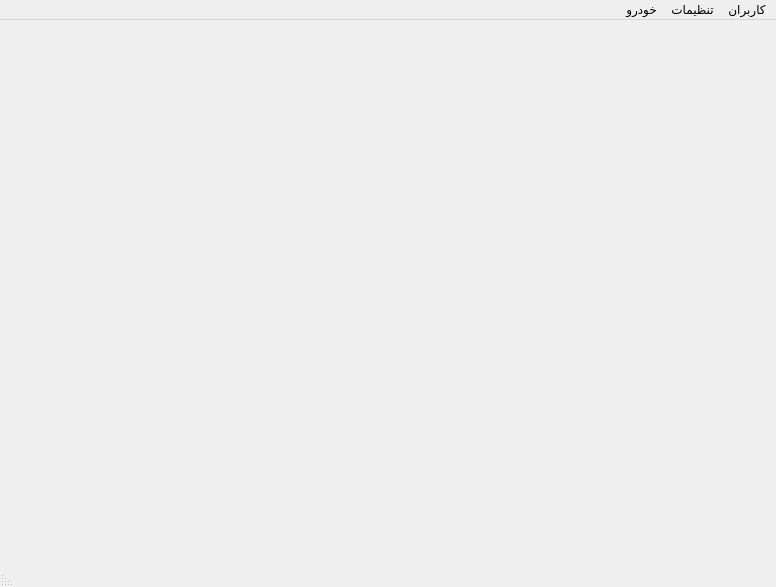
<?xml version="1.0" encoding="UTF-8"?>
<ui version="4.0">
 <class>MainWindow</class>
 <widget class="QMainWindow" name="MainWindow">
  <property name="geometry">
   <rect>
    <x>0</x>
    <y>0</y>
    <width>776</width>
    <height>587</height>
   </rect>
  </property>
  <property name="windowTitle">
   <string>MainWindow</string>
  </property>
  <property name="layoutDirection">
   <enum>Qt::RightToLeft</enum>
  </property>
  <widget class="QWidget" name="centralwidget"/>
  <widget class="QMenuBar" name="menubar">
   <property name="geometry">
    <rect>
     <x>0</x>
     <y>0</y>
     <width>776</width>
     <height>21</height>
    </rect>
   </property>
   <widget class="QMenu" name="menu">
    <property name="title">
     <string>کاربران</string>
    </property>
    <addaction name="show_all_users"/>
    <addaction name="add_new_user"/>
    <addaction name="show_logs"/>
   </widget>
   <widget class="QMenu" name="menu_2">
    <property name="title">
     <string>تنظیمات</string>
    </property>
    <addaction name="exit_app"/>
   </widget>
   <widget class="QMenu" name="menu_3">
    <property name="title">
     <string>خودرو</string>
    </property>
    <addaction name="action"/>
   </widget>
   <addaction name="menu"/>
   <addaction name="menu_2"/>
   <addaction name="menu_3"/>
  </widget>
  <widget class="QStatusBar" name="statusbar"/>
  <action name="show_all_users">
   <property name="text">
    <string>مشاهده تمامی کاربران</string>
   </property>
  </action>
  <action name="add_new_user">
   <property name="text">
    <string>افزودن کاربر جدید</string>
   </property>
  </action>
  <action name="show_logs">
   <property name="text">
    <string>مشاهده تاریخچه عملیات کاربران</string>
   </property>
  </action>
  <action name="exit_app">
   <property name="text">
    <string>خروج</string>
   </property>
  </action>
  <action name="action">
   <property name="text">
    <string>نمایش تمامی خودرو ها</string>
   </property>
  </action>
 </widget>
 <resources/>
 <connections/>
</ui>
